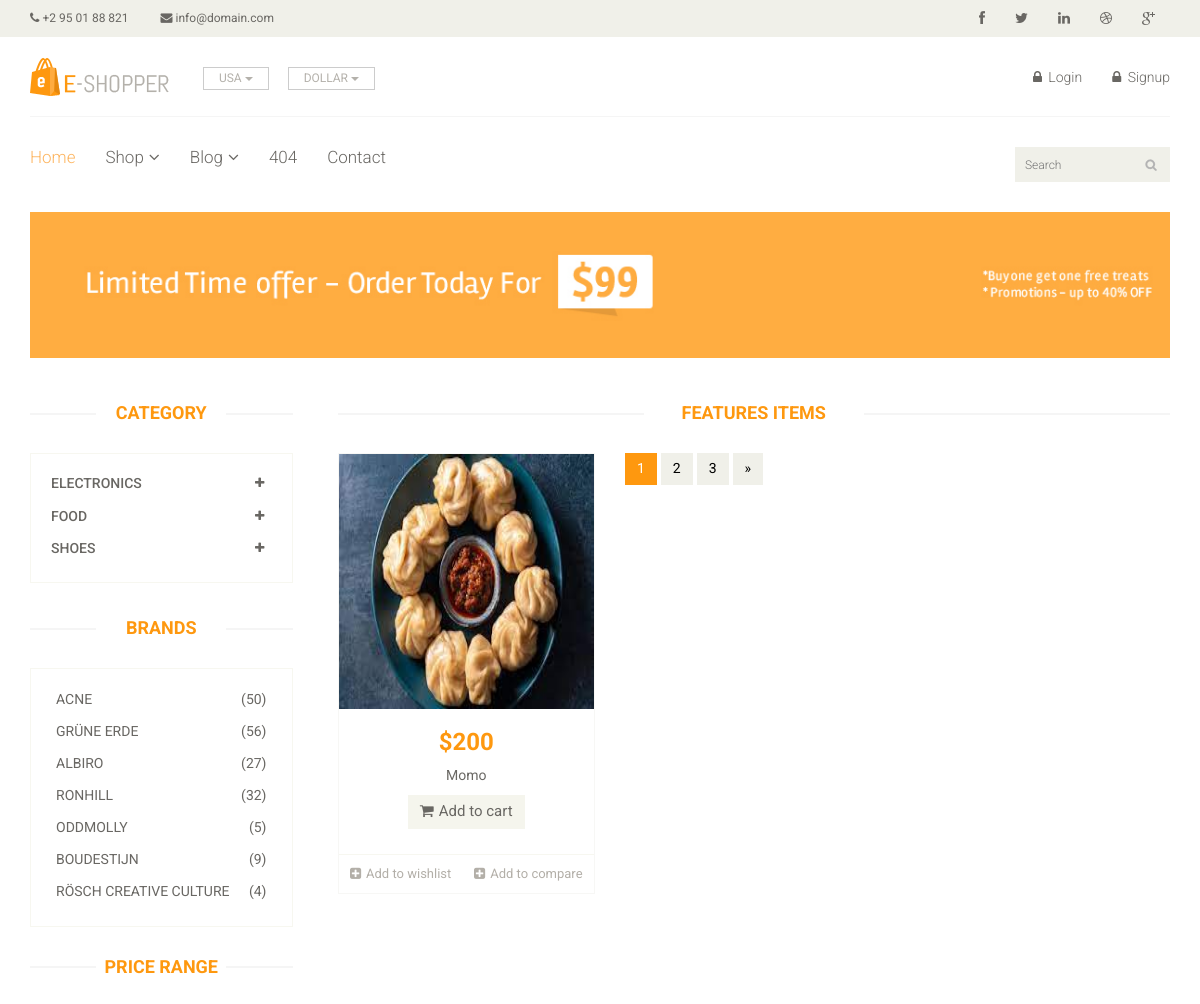
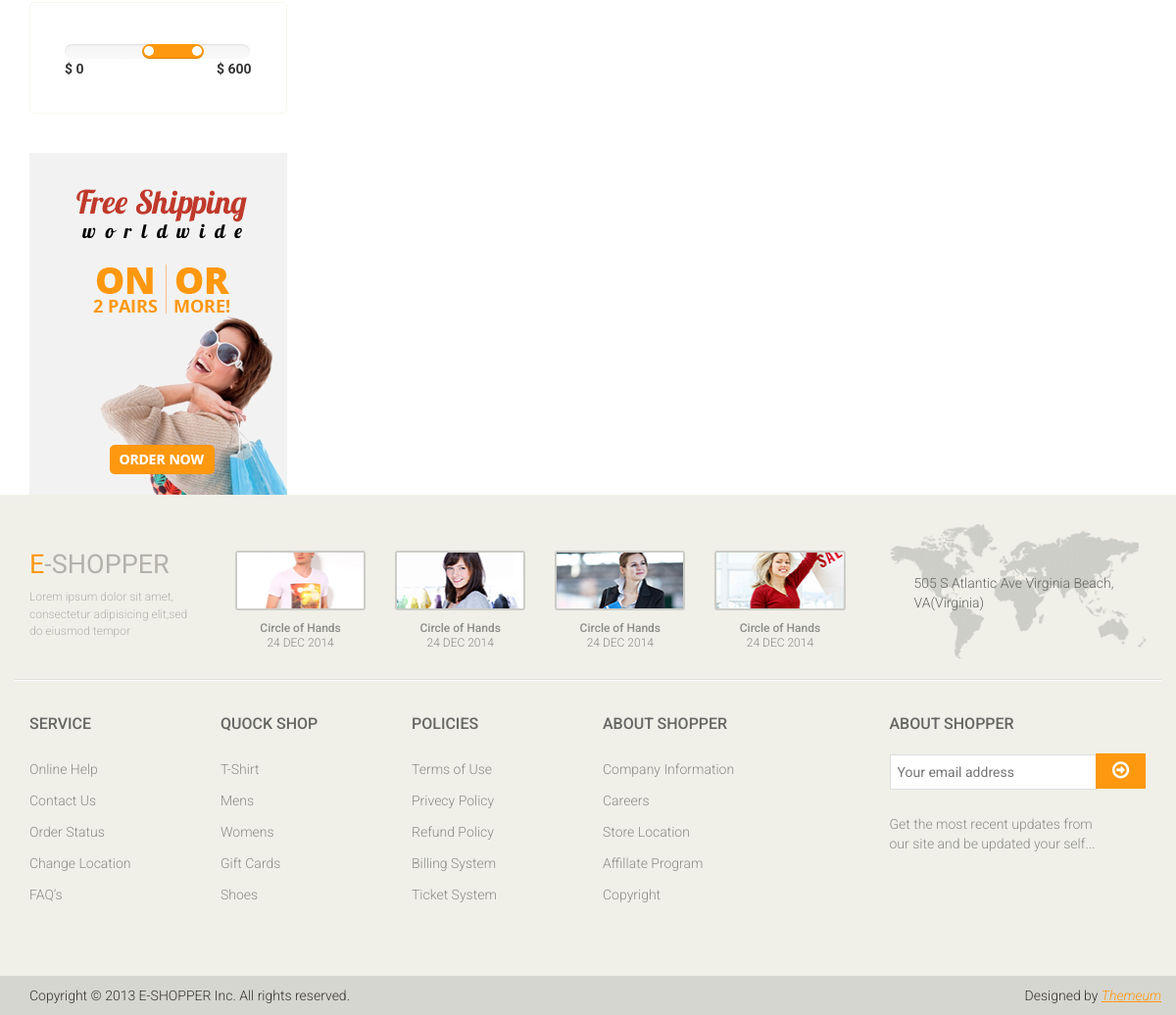
/subcategory/Momo, run on the app's committed database (2 pictures, top to bottom).
### home/models.py (models this page shows, shortened)
class Category(models.Model):
	title = models.CharField(max_length = 400)
	slug = models.CharField(max_length = 500, unique = True) #Slug bhaneko ID jastai primary key
	description = models.TextField()

class Product(models.Model):
	title = models.CharField(max_length = 500)
	slug = models.CharField(max_length = 500, default = "", blank = True)
	price = models.IntegerField()
	discounted_price = models.IntegerField()
	status = models.CharField(max_length = 100, choices = (('active','active'),('','inactive')))
	image = models.ImageField(upload_to = 'media')
	description = models.TextField(blank = True)
	labels = models.CharField(max_length = 100, choices = (('new','new'),('hot','hot'),('sale','sale')))
	category = models.ForeignKey(Category, on_delete = models.CASCADE)
	subcategory = models.ForeignKey(SubCategory, on_delete = models.CASCADE)
	brand = models.ForeignKey(Brand, on_delete = models.CASCADE, null = True)
	stock = models.CharField(max_length = 100, choices = (('In Stock','In Stock'),('Out of Stock','Out of Stock')))

### home/views.py (the view)
# urls.py: path('subcategory/<slug>', SubCategoryViews.as_view(), name = 'subcategory'),
class SubCategoryViews(BaseView):
	def get(self,request,slug):
		id = SubCategory.objects.get(slug = slug).id
		self.views['subcategories_product'] = Product.objects.filter(subcategory_id = id)
		return render(request,'subcategory.html',self.views)

### home/models.py (called while the page is built)
	def get_url(self):
		return reverse("home:subcategory",kwargs = {'slug':self.slug})

### templates/subcategory.html (shortened to what this page needs)
{% extends 'base.html' %}
{% load static %}
{% block content %}
	<section id="advertisement">
		<div class="container">
			<img src="images/shop/advertisement.jpg" alt="" />
		</div>
	</section>
	<section>
		<div class="container">
			<div class="row">
				<div class="col-sm-3">
					<div class="left-sidebar">
						<h2>Category</h2>
						<div class="panel-group category-products" id="accordian">
							{% for cat in categories %}
							<div class="panel panel-default">
								<div class="panel-heading">
									<h4 class="panel-title">
										<a data-toggle="collapse" data-parent="#accordian" href="#{{cat.title}}">
											<span class="badge pull-right"><i class="fa fa-plus"></i></span>
											{{cat.title}}
										</a>
									</h4>
								</div>
							</div>
							{% endfor %}
						</div>
						<div class="brands_products">
							<h2>Brands</h2>
							<div class="brands-name">
								<ul class="nav nav-pills nav-stacked">
									<li><a href=""> <span class="pull-right">(50)</span>Acne</a></li>
									<li><a href=""> <span class="pull-right">(56)</span>Grüne Erde</a></li>
									<li><a href=""> <span class="pull-right">(27)</span>Albiro</a></li>
									<li><a href=""> <span class="pull-right">(32)</span>Ronhill</a></li>
									<li><a href=""> <span class="pull-right">(5)</span>Oddmolly</a></li>
									<li><a href=""> <span class="pull-right">(9)</span>Boudestijn</a></li>
									<li><a href=""> <span class="pull-right">(4)</span>Rösch creative culture</a></li>
								</ul>
							</div>
						</div>
						<div class="price-range">
							<h2>Price Range</h2>
							<div class="well">
								 <input type="text" class="span2" value="" data-slider-min="0" data-slider-max="600" data-slider-step="5" data-slider-value="[250,450]" id="sl2" ><br />
								 <b>$ 0</b> <b class="pull-right">$ 600</b>
							</div>
						</div>
						<div class="shipping text-center">
							<img src="images/home/shipping.jpg" alt="" />
						</div>
					</div>
				</div>
				<div class="col-sm-9 padding-right">
					<div class="features_items">
						<h2 class="title text-center">Features Items</h2>
						{% for sub in subcategories_product %}
						<div class="col-sm-4">
							<div class="product-image-wrapper">
								<div class="single-products">
									<div class="productinfo text-center">
										<img src="{{sub.image.url}}" alt="" />
										<h2>${{sub.price}}</h2>
										<p>{{sub.title}}</p>
										<a href="#" class="btn btn-default add-to-cart"><i class="fa fa-shopping-cart"></i>Add to cart</a>
									</div>
									<div class="product-overlay">
										<div class="overlay-content">
										</div>
									</div>
								</div>
								<div class="choose">
									<ul class="nav nav-pills nav-justified">
										<li><a href=""><i class="fa fa-plus-square"></i>Add to wishlist</a></li>
										<li><a href=""><i class="fa fa-plus-square"></i>Add to compare</a></li>
									</ul>
								</div>
							</div>
						</div>
						{% endfor %}
						<ul class="pagination">
							<li class="active"><a href="">1</a></li>
							<li><a href="">2</a></li>
							<li><a href="">3</a></li>
							<li><a href="">&raquo;</a></li>
						</ul>
					</div>
				</div>
			</div>
		</div>
	</section>
{% endblock %}

### data on the page
Category: title "ELECTRONICS"
Category: title "FOOD"
Category: title "SHOES"
Product: image (picture), price "200", title "Momo"
